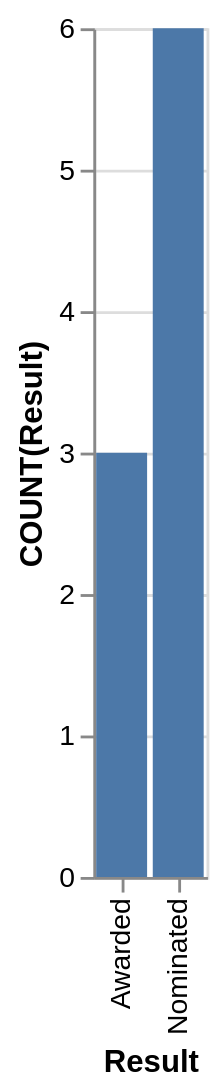

The specification (Vega-Lite) saved for this image:
### Vega-Lite specification from a JSON file in a GitHub repository (floating-point values rounded to 4 significant figures)
{"data": {"values": [{"x_data": "Awarded", "y_data": 3}, {"x_data": "Nominated", "y_data": 6}]}, "mark": "bar", "encoding": {"x": {"field": "x_data", "type": "nominal", "title": "Result", "sort": {"op": "sum", "field": "y_data", "order": "ascending"}}, "y": {"field": "y_data", "type": "quantitative", "title": "COUNT(Result)"}}}
